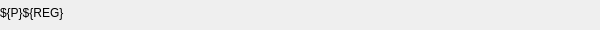
<?xml version="1.0" encoding="UTF-8"?>
<ui version="4.0">
 <class>Form</class>
 <widget class="QWidget" name="Form">
  <property name="geometry">
   <rect>
    <x>0</x>
    <y>0</y>
    <width>600</width>
    <height>30</height>
   </rect>
  </property>
  <property name="windowTitle">
   <string>Form</string>
  </property>
  <widget class="PyDMLabel" name="RegName">
   <property name="geometry">
    <rect>
     <x>0</x>
     <y>0</y>
     <width>160</width>
     <height>25</height>
    </rect>
   </property>
   <property name="toolTip">
    <string/>
   </property>
   <property name="text">
    <string>${P}${REG}</string>
   </property>
  </widget>
  <widget class="PyDMLabel" name="PVRawVal">
   <property name="geometry">
    <rect>
     <x>170</x>
     <y>0</y>
     <width>100</width>
     <height>25</height>
    </rect>
   </property>
   <property name="toolTip">
    <string/>
   </property>
   <property name="text">
    <string/>
   </property>
   <property name="precisionFromPV" stdset="0">
    <bool>false</bool>
   </property>
   <property name="alarmSensitiveBorder" stdset="0">
    <bool>false</bool>
   </property>
   <property name="channel" stdset="0">
    <string>ca://${P}${REG}.RVAL</string>
   </property>
   <property name="displayFormat" stdset="0">
    <enum>PyDMLabel::Default</enum>
   </property>
  </widget>
  <widget class="PyDMLabel" name="PVAslo">
   <property name="geometry">
    <rect>
     <x>280</x>
     <y>0</y>
     <width>100</width>
     <height>25</height>
    </rect>
   </property>
   <property name="toolTip">
    <string/>
   </property>
   <property name="text">
    <string/>
   </property>
   <property name="precisionFromPV" stdset="0">
    <bool>false</bool>
   </property>
   <property name="alarmSensitiveBorder" stdset="0">
    <bool>false</bool>
   </property>
   <property name="channel" stdset="0">
    <string>ca://${P}${REG}.ASLO</string>
   </property>
   <property name="displayFormat" stdset="0">
    <enum>PyDMLabel::Default</enum>
   </property>
  </widget>
  <widget class="PyDMLabel" name="PVAoff">
   <property name="geometry">
    <rect>
     <x>390</x>
     <y>0</y>
     <width>100</width>
     <height>25</height>
    </rect>
   </property>
   <property name="toolTip">
    <string/>
   </property>
   <property name="text">
    <string/>
   </property>
   <property name="precisionFromPV" stdset="0">
    <bool>false</bool>
   </property>
   <property name="alarmSensitiveBorder" stdset="0">
    <bool>false</bool>
   </property>
   <property name="channel" stdset="0">
    <string>ca://${P}${REG}.AOFF</string>
   </property>
   <property name="displayFormat" stdset="0">
    <enum>PyDMLabel::Default</enum>
   </property>
  </widget>
  <widget class="PyDMLabel" name="PVRegVal">
   <property name="geometry">
    <rect>
     <x>500</x>
     <y>0</y>
     <width>100</width>
     <height>25</height>
    </rect>
   </property>
   <property name="toolTip">
    <string/>
   </property>
   <property name="text">
    <string/>
   </property>
   <property name="channel" stdset="0">
    <string>ca://${P}${REG}</string>
   </property>
   <property name="displayFormat" stdset="0">
    <enum>PyDMLabel::Default</enum>
   </property>
  </widget>
 </widget>
 <customwidgets>
  <customwidget>
   <class>PyDMLabel</class>
   <extends>QLabel</extends>
   <header>pydm.widgets.label</header>
  </customwidget>
 </customwidgets>
 <resources/>
 <connections/>
</ui>
